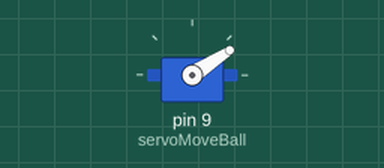
The sketch below on a simulated Arduino Uno, built with avr-gcc and run on an emulated ATmega328P. Shown: servo.

Above: at 0.05 s.
At 0.95 s:
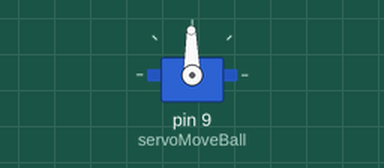
At 1.85 s:
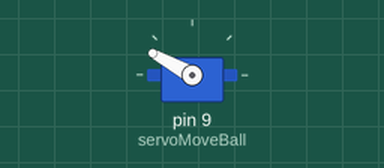
At 3.7 s:
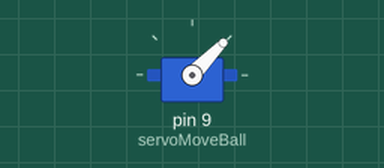
Timing chart, 0 to 9.1 s (numbered marks = the images above):
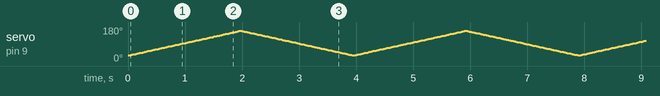

The sketch:

servo_sweep.ino
```cpp
/*
   ME 545 Lab 5
   Group 5: Juliette Mitrovich, Sheila Moroney, Sujani Patel

   Create a function to sweep a servo at a fixed frequency
   Tennis ball will be attached to the end of the servo.
   Note: The whole range of the servo is not being used because we created a fake 2D tennis ball,
         (highlighter drawn on white paper) becuase the real one was too heavy to move.
*/

#include <Servo.h>

Servo servoMoveBall;  // create servo object to control a servo

int pos = 30;    // variable to store the servo position

void setup() {
  servoMoveBall.attach(9);  // attaches the servo on pin 9 to the servo object
  servoMoveBall.write(pos); // move ther servo to the starting position at start up
}

void loop() {
  // move servo up from from 30º - 160º in steps of 1
  // change step size to change frequency
  for (pos = 30; pos <= 160; pos += 1) {
    servoMoveBall.write(pos);
    delay(15); // waits 15ms for the servo to reach the position
  }
  // move servo down from from 160º - 30º in steps of 1
  for (pos = 160; pos >= 30; pos -= 1) {
    servoMoveBall.write(pos);
    delay(15); // waits 15ms for the servo to reach the position
  }
}
```
